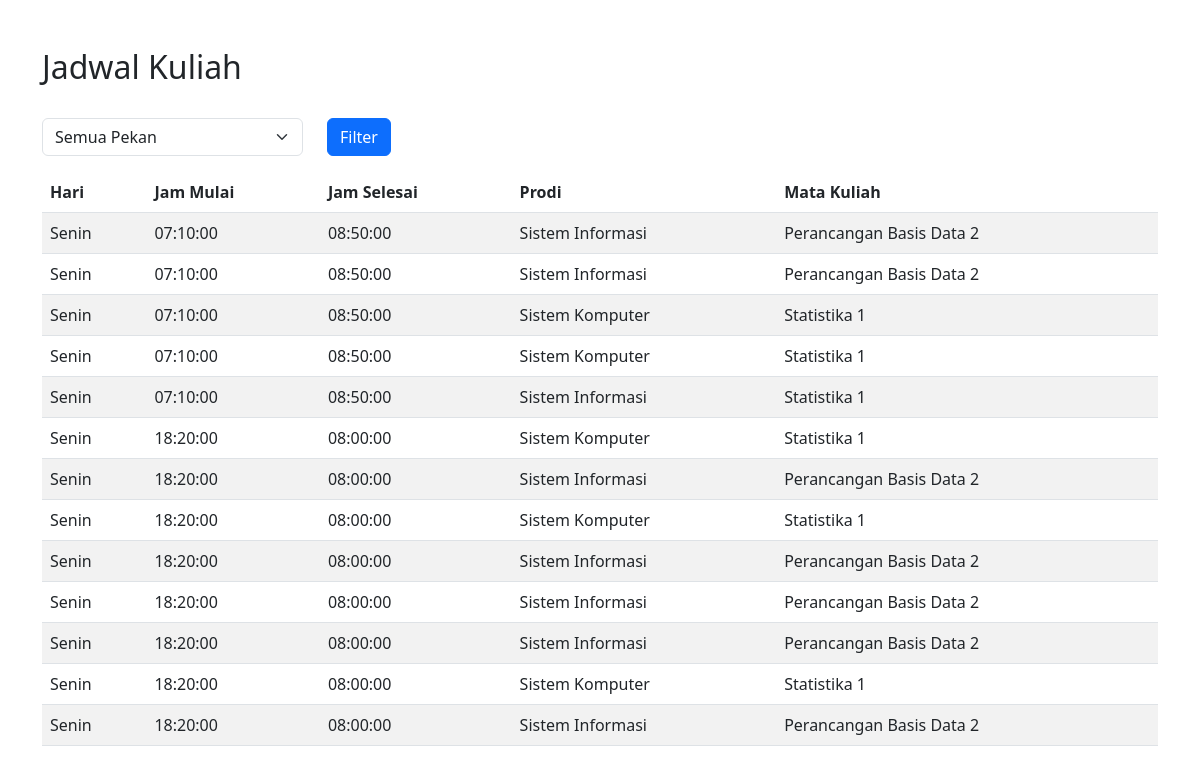
Screenshot of /lihat.php with the database file from the repository.
### tables this page shows
CREATE TABLE `waktu` (
  `kode_waktu` varchar(10) NOT NULL,
  `reguler` varchar(5) NOT NULL,
  `hari` varchar(10) NOT NULL,
  `jam_mulai` time NOT NULL,
  `jam_selesai` time NOT NULL
);

CREATE TABLE `prodi` (
  `kode_prodi` varchar(10) NOT NULL,
  `nama_prodi` varchar(50) NOT NULL,
  `password` varchar(50) NOT NULL
);

CREATE TABLE `mkp` (
  `kode_mkp` varchar(10) NOT NULL,
  `kode_prodi` varchar(10) NOT NULL,
  `nama_mkp` varchar(50) NOT NULL,
  `sks` int(10) NOT NULL
);

### lihat.php (the view, shortened to what this page needs)
<!DOCTYPE html>
<html lang="en">
<head>
    <link href="https://cdn.jsdelivr.net/npm/bootstrap@5.3.0/dist/css/bootstrap.min.css" rel="stylesheet">
</head>
<body>
    <div class="container mt-5">
        <h2>Jadwal Kuliah</h2>
        <form method="GET" action="">
            <div class="row mb-3">
                <div class="col-md-3">
                    <select class="form-select" id="pekan" name="pekan">
                        <option value="">Semua Pekan</option>
                        <?php
                        include 'koneksi.php';
                        ?>
                    </select>
                </div>
                <div class="col-md-3 d-flex align-items-end">
                    <button type="submit" class="btn btn-primary">Filter</button>
                </div>
            </div>
        </form>
        <table class="table table-striped">
            <thead>
                <tr>
                    <th>Hari</th>
                    <th>Jam Mulai</th>
                    <th>Jam Selesai</th>
                    <th>Prodi</th>
                    <th>Mata Kuliah</th>
                </tr>
            </thead>
            <tbody>
                <?php
                $query = "
                    SELECT w.hari, w.jam_mulai, w.jam_selesai, p.nama_prodi, m.nama_mkp
                    FROM jadwal j
                    JOIN waktu w ON j.kode_waktu = w.kode_waktu
                    JOIN mkp m ON j.kode_mkp = m.kode_mkp
                    JOIN prodi p ON m.kode_prodi = p.kode_prodi
                ";
                $query .= " ORDER BY w.hari, w.jam_mulai";
                $stmt = $connect->prepare($query);
                $stmt->execute();
                $result = $stmt->get_result();
                if ($result->num_rows > 0) {
                    while ($row = $result->fetch_assoc()) {
                        echo "<tr>";
                        echo "<td>" . $row['hari'] . "</td>";
                        echo "<td>" . $row['jam_mulai'] . "</td>";
                        echo "<td>" . $row['jam_selesai'] . "</td>";
                        echo "<td>" . $row['nama_prodi'] . "</td>";
                        echo "<td>" . $row['nama_mkp'] . "</td>";
                        echo "</tr>";
                    }
                } else {
                    echo "<tr><td colspan='5'>Tidak ada jadwal tersedia</td></tr>";
                }
                ?>
            </tbody>
        </table>
    </div>
</body>
</html>

### rows the page displays
waktu: hari "Senin", jam_mulai "07:10:00", jam_selesai "08:50:00", prodi.nama_prodi "Sistem Informasi", mkp.nama_mkp "Perancangan Basis Data 2", prodi.nama_prodi "Sistem Komputer", mkp.nama_mkp "Statistika 1"
waktu: hari "Senin", jam_mulai "18:20:00", jam_selesai "08:00:00", prodi.nama_prodi "Sistem Komputer", mkp.nama_mkp "Statistika 1", prodi.nama_prodi "Sistem Informasi", mkp.nama_mkp "Perancangan Basis Data 2"
